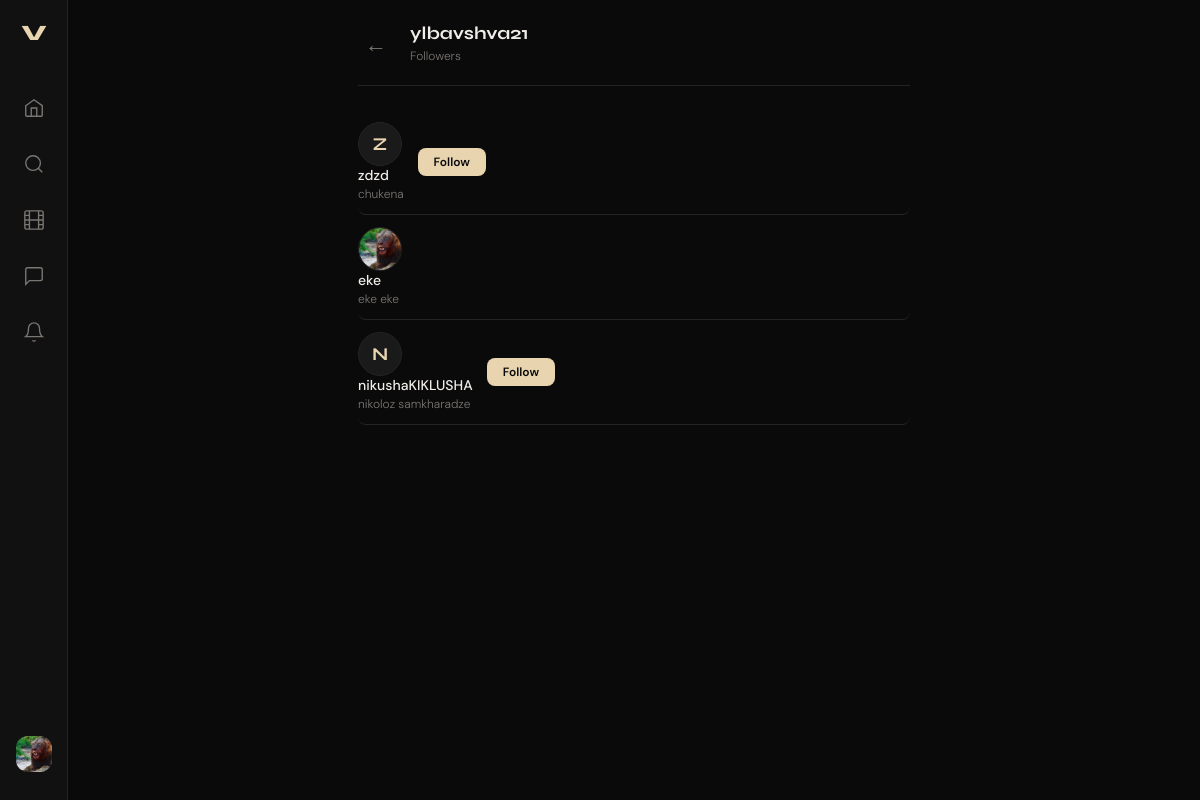
Page /users/ylbavshva21/followers/ (signed in) on the committed database.
### users/models.py (models this page shows, shortened)
class User(AbstractUser):
    id = models.UUIDField(primary_key=True, default=uuid.uuid4, editable=False)
    bio = models.TextField(max_length=500, blank=True)
    avatar = models.ImageField(upload_to='profile_pics/', blank=True, null=True)
    website = models.URLField(blank=True)
    is_private = models.BooleanField(default=False)
    followers = models.ManyToManyField(
        'self',
        through='Follow',
        symmetrical=False,
        related_name='following_set'
    )
    class Meta:
        db_table = 'users'

### users/views.py (the view)
# urls.py: path('<str:username>/followers/', views.followers_view, name='followers'),
@login_required
def followers_view(request, username):
    profile_user = get_object_or_404(User, username=username)
    followers = User.objects.filter(
        following__following=profile_user,
        following__accepted=True
    ).select_related()
    return render(request, 'users/followers.html', {
        'profile_user': profile_user,
        'users_list':   followers,
        'list_type':    'Followers',
    })

### templates/users/followers.html (shortened to what this page needs)
{% extends 'users/base.html' %}
{% block content %}
<div class="list-page">
  <div class="list-header">
    <a href="{% url 'users:profile' profile_user.username %}" class="back-btn">←</a>
    <div>
      <h2>{{ profile_user.username }}</h2>
      <span class="list-type">{{ list_type }}</span>
    </div>
  </div>
  <div class="users-list">
    {% for u in users_list %}
      <div class="user-row">
        <a href="{% url 'users:profile' u.username %}" class="user-row-link">
          <div class="user-row-avatar">
            {% if u.avatar %}
              <img src="{{ u.avatar.url }}" alt="{{ u.username }}" />
            {% else %}
              <span>{{ u.username|first|upper }}</span>
            {% endif %}
          </div>
          <div class="user-row-info">
            <strong>{{ u.username }}</strong>
            <span>{{ u.get_full_name }}</span>
          </div>
        </a>
        {% if u != request.user %}
          <button type="button" class="btn-follow-sm {% if u.is_followed %}following{% endif %}"
                  data-username="{{ u.username }}"
                  data-url="{% url 'users:follow_toggle' u.username %}">
            {% if u.is_followed %}Following{% else %}Follow{% endif %}
          </button>
        {% endif %}
      </div>
    {% empty %}
      <div class="empty-state">
        <p>No {{ list_type|lower }} yet</p>
      </div>
    {% endfor %}
  </div>
</div>
{% endblock %}

### templates/feed/base.html (shortened to what this page needs)
{% load static %}
<!DOCTYPE html>
<html lang="en">
<head>
  <link rel="stylesheet" href="{% static 'users/main.css' %}" />
</head>
<body>
{% if user.is_authenticated %}
<nav class="sidebar">
  <div class="sidebar-logo">V</div>
  <div class="sidebar-links">
    <a href="/" class="nav-link {% block nav_home %}{% endblock %}" title="Home">
      <svg viewBox="0 0 24 24" fill="none" stroke="currentColor" stroke-width="1.5"><path d="M3 9.5L12 3l9 6.5V20a1 1 0 01-1 1H4a1 1 0 01-1-1V9.5z"/><path d="M9 21V12h6v9"/></svg>
    </a>
    <a href="{% url 'users:search' %}" class="nav-link {% block nav_search %}{% endblock %}" title="Search">
      <svg viewBox="0 0 24 24" fill="none" stroke="currentColor" stroke-width="1.5"><circle cx="11" cy="11" r="8"/><path d="M21 21l-4.35-4.35"/></svg>
    </a>
    <a href="/reels/" class="nav-link {% block nav_reels %}{% endblock %}" title="Reels">
      <svg viewBox="0 0 24 24" fill="none" stroke="currentColor" stroke-width="1.5"><rect x="2" y="2" width="20" height="20" rx="2.18"/><path d="M7 2v20M17 2v20M2 12h20M2 7h5M2 17h5M17 7h5M17 17h5"/></svg>
    </a>
    <a href="/chats/" class="nav-link {% block nav_chats %}{% endblock %}" title="Messages">
      <svg viewBox="0 0 24 24" fill="none" stroke="currentColor" stroke-width="1.5"><path d="M21 15a2 2 0 01-2 2H7l-4 4V5a2 2 0 012-2h14a2 2 0 012 2z"/></svg>
    </a>
    <a href="/notifications/" class="nav-link {% block nav_notifs %}{% endblock %}" title="Notifications" style="position:relative">
      <svg viewBox="0 0 24 24" fill="none" stroke="currentColor" stroke-width="1.5"><path d="M18 8A6 6 0 006 8c0 7-3 9-3 9h18s-3-2-3-9"/><path d="M13.73 21a2 2 0 01-3.46 0"/></svg>
    </a>
    <a href="{% url 'users:profile' user.username %}" class="nav-link nav-avatar {% block nav_profile %}{% endblock %}" title="Profile">
      {% if user.avatar %}
        <img src="{{ user.avatar.url }}" alt="avatar" />
      {% else %}
        <span>{{ user.username|first|upper }}</span>
      {% endif %}
    </a>
  </div>
</nav>
{% endif %}
<main class="main-content {% if not user.is_authenticated %}auth-page{% endif %}">
  {% block content %}{% endblock %}
</main>
</body>
</html>

### static/users/main.css (style rules this page uses)
:root { --bg: #0a0a0a; --bg-2: #111111; --bg-3: #1a1a1a; --border: #242424; --text: #f0ede8; --text-muted:#7a7672; --accent: #e8d5b0; --accent-2: #c4a882; --danger: #e05252; --sidebar-w: 68px; --radius: 12px; --font-display: 'Syne', sans-serif; --font-body: 'DM Sans', sans-serif; }
*, *::before, *::after { box-sizing: border-box; margin: 0; padding: 0; }
html { font-size: 16px; }
body { background: var(--bg); color: var(--text); font-family: var(--font-body); font-weight: 300; min-height: 100vh; display: flex; -webkit-font-smoothing: antialiased; }
a { color: inherit; text-decoration: none; }
img { display: block; width: 100%; height: 100%; object-fit: cover; }
input, textarea, button { font-family: var(--font-body); }
.sidebar { position: fixed; left: 0; top: 0; bottom: 0; width: var(--sidebar-w); background: var(--bg-2); border-right: 1px solid var(--border); display: flex; flex-direction: column; align-items: center; padding: 20px 0; z-index: 100; }
.sidebar-logo { font-family: var(--font-display); font-weight: 800; font-size: 22px; color: var(--accent); letter-spacing: -1px; margin-bottom: 36px; }
.sidebar-links { display: flex; flex-direction: column; gap: 4px; flex: 1; width: 100%; padding: 0 8px; }
.nav-link { display: flex; align-items: center; justify-content: center; width: 52px; height: 52px; border-radius: 14px; color: var(--text-muted); transition: background .2s, color .2s; position: relative; }
.nav-link svg { width: 22px; height: 22px; }
.nav-avatar { margin-top: auto; overflow: hidden; border: 2px solid transparent; transition: border-color .2s; }
.nav-avatar img { border-radius: 12px; width: 36px; height: 36px; }
.main-content { margin-left: var(--sidebar-w); flex: 1; min-height: 100vh; }
.users-list { display: flex; flex-direction: column; }
.user-row { display: flex; align-items: center; gap: 14px; padding: 12px 0; border-bottom: 1px solid var(--border); transition: background .15s; border-radius: 8px; }
.user-row-avatar { width: 44px; height: 44px; border-radius: 50%; overflow: hidden; background: var(--bg-3); border: 1px solid var(--border); flex-shrink: 0; display: flex; align-items: center; justify-content: center; font-family: var(--font-display); font-size: 18px; font-weight: 700; color: var(--accent); }
.user-row-info { flex: 1; display: flex; flex-direction: column; gap: 2px; }
.user-row-info strong { font-size: 14px; font-weight: 500; }
.user-row-info span { font-size: 12px; color: var(--text-muted); }
.btn-follow-sm { padding: 6px 16px; border-radius: 8px; font-size: 12px; font-weight: 600; cursor: pointer; border: none; background: var(--accent); color: var(--bg); font-family: var(--font-body); flex-shrink: 0; }
.list-page { max-width: 600px; margin: 0 auto; padding: 24px; }
.list-header { display: flex; align-items: center; gap: 16px; margin-bottom: 24px; padding-bottom: 20px; border-bottom: 1px solid var(--border); }
.back-btn { font-size: 20px; color: var(--text-muted); padding: 8px; border-radius: 8px; transition: color .2s; }
.list-header h2 { font-family: var(--font-display); font-size: 18px; font-weight: 700; line-height: 1.1; }
.list-type { font-size: 12px; color: var(--text-muted); }
:root { --bg:#0a0a0a;--bg2:#111;--bg3:#1a1a1a;--bd:#242424;--t:#f0ede8;--m:#7a7672;--a:#e8d5b0;--a2:#c4a882;--danger:#e05252;--radius:12px;--fd:'Syne',sans-serif;--fb:'DM Sans',sans-serif; }
.back-btn { font-size: 22px; color: var(--m); width: 36px; height: 36px; display: flex; align-items: center; justify-content: center; border-radius: 8px; transition: color .2s; }

### rows in the picture
User: avatar (picture), username "eke", get_full_name "eke eke"
User: username "ylbavshva21"
User: username|first "Z", username "zdzd", get_full_name "chukena", shows "Follow"
User: username|first "N", username "nikushaKIKLUSHA", get_full_name "nikoloz samkharadze", shows "Follow"

### other values in the picture
{{ list_type }} "Followers"
